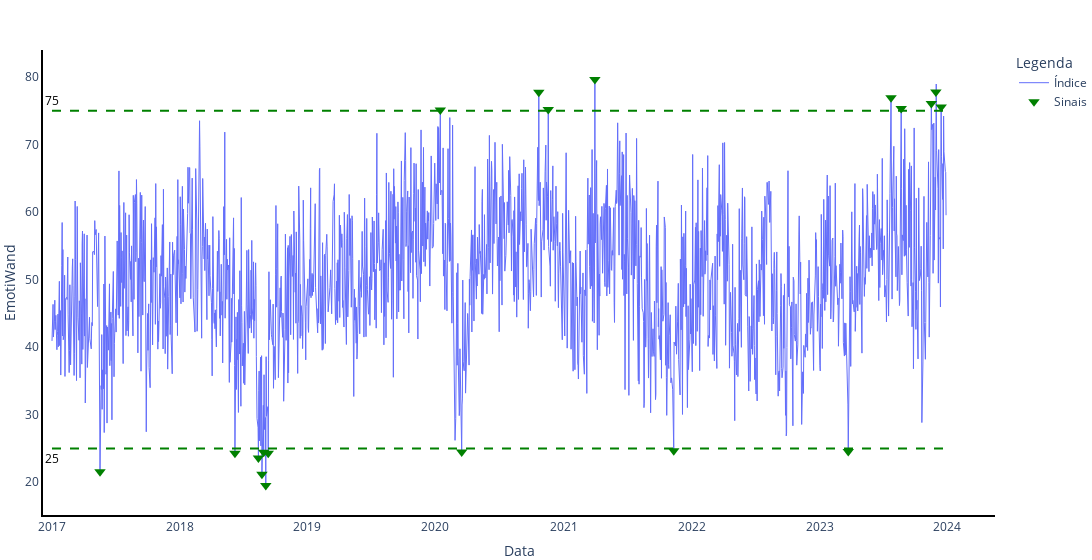

Notebook source saved alongside this figure:
### Code cell
import plotly.graph_objects as go
import yfinance as yf

ibov = yf.download('^BVSP', start='2017-01-01', end='2023-12-31')[['Adj Close']]

# TODO: Colocar um índice (IBOV) para comparar

# Definir os limites das bandas
upper_band = 75
lower_band = 25

# Criar a figura
fig = go.Figure()

# Adicionar a linha do indicador dentro das bandas (cinza)
fig.add_trace(go.Scatter(
    x=indicadores_sinal.index,
    y=indicadores_sinal['indicador'],
    mode='lines',
    line=dict(color='#636efa', width=1),
    name='Índice'
))

# Adicionar os pontos de sinal no gráfico
signals_x = indicadores_sinal[indicadores_sinal[0] == 1].index[1:]
signals_y = indicadores_sinal.loc[indicadores_sinal[0] == 1, 'indicador'][1:]

fig.add_trace(go.Scatter(
    x=signals_x,
    y=signals_y,
    mode='markers',
    marker=dict(color='green', size=10, symbol='triangle-down'),
    name='Sinais'
))

# Adicionar as bandas como linhas horizontais
fig.add_shape(type="line", x0=indicadores_sinal.index.min(), x1=indicadores_sinal.index.max(),
              y0=upper_band, y1=upper_band, line=dict(color="green", dash="dash"), name="Banda Superior")

fig.add_shape(type="line", x0=indicadores_sinal.index.min(), x1=indicadores_sinal.index.max(),
              y0=lower_band, y1=lower_band, line=dict(color="green", dash="dash"), name="Banda Inferior")

fig.add_annotation(x=indicadores_sinal.index.min(), y=upper_band,
                   text="75", showarrow=False, yshift=10, font=dict(color="black", size=12))
fig.add_annotation(x=indicadores_sinal.index.min(), y=lower_band,
                   text="25", showarrow=False, yshift=-10, font=dict(color="black", size=12))

# Configurar o layout do gráfico com largura maior e margens menores
fig.update_layout(
    title='',
    xaxis_title="Data",
    yaxis_title="EmotiWand",
    legend=dict(title="Legenda"),
    width=1300,  # Define a largura maior
    margin=dict(l=0, r=0, t=50, b=0),  # Margens menores: left, right, top, bottom
    plot_bgcolor='white'  # Cor de fundo do gráfico
)
fig.update_yaxes(showgrid=False, showline=True, linewidth=2, linecolor='black')
fig.update_xaxes(showgrid=False, showline=True, linewidth=2, linecolor='black')

fig.show()

### Figure 1 — Plotly figure (JSON) as saved in the notebook; plotly's stock layout.template omitted (floating-point values rounded to 4 significant figures; data arrays with more than 128 entries replaced by an {"elided": "..."} marker saying what was removed)
{"data": [{"line": {"color": "#636efa", "width": 1}, "mode": "lines", "name": "Índice", "type": "scatter", "x": {"elided": "1741 str values"}, "y": {"elided": "1741 float values"}}, {"marker": {"color": "green", "size": 10, "symbol": "triangle-down"}, "mode": "markers", "name": "Sinais", "type": "scatter", "x": ["2017-05-19T00:00:00", "2018-06-08T00:00:00", "2018-08-14T00:00:00", "2018-08-24T00:00:00", "2018-08-29T00:00:00", "2018-09-04T00:00:00", "2018-09-11T00:00:00", "2020-01-15T00:00:00", "2020-03-16T00:00:00", "2020-10-22T00:00:00", "2020-11-18T00:00:00", "2021-03-31T00:00:00", "2021-11-11T00:00:00", "2023-03-24T00:00:00", "2023-07-24T00:00:00", "2023-08-22T00:00:00", "2023-11-16T00:00:00", "2023-11-29T00:00:00", "2023-12-14T00:00:00"], "y": [21.55, 24.3, 23.59, 21.18, 24.44, 19.51, 24.28, 75.09, 24.46, 77.72, 75.16, 79.61, 24.65, 24.56, 76.92, 75.34, 76.06, 77.77, 75.54]}], "layout": {"annotations": [{"font": {"color": "black", "size": 12}, "showarrow": false, "text": "75", "x": "2017-01-02T00:00:00", "y": 75, "yshift": 10}, {"font": {"color": "black", "size": 12}, "showarrow": false, "text": "25", "x": "2017-01-02T00:00:00", "y": 25, "yshift": -10}], "legend": {"title": {"text": "Legenda"}}, "margin": {"b": 0, "l": 0, "r": 0, "t": 50}, "plot_bgcolor": "white", "shapes": [{"line": {"color": "green", "dash": "dash"}, "name": "Banda Superior", "type": "line", "x0": "2017-01-02T00:00:00", "x1": "2023-12-28T00:00:00", "y0": 75, "y1": 75}, {"line": {"color": "green", "dash": "dash"}, "name": "Banda Inferior", "type": "line", "x0": "2017-01-02T00:00:00", "x1": "2023-12-28T00:00:00", "y0": 25, "y1": 25}], "title": {"text": ""}, "width": 1300, "xaxis": {"linecolor": "black", "linewidth": 2, "showgrid": false, "showline": true, "title": {"text": "Data"}}, "yaxis": {"linecolor": "black", "linewidth": 2, "showgrid": false, "showline": true, "title": {"text": "EmotiWand"}}}}
